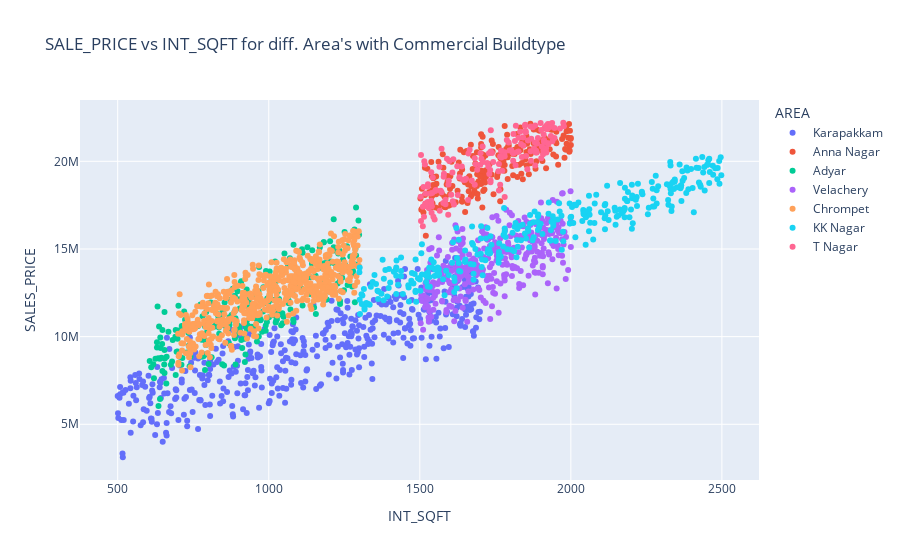
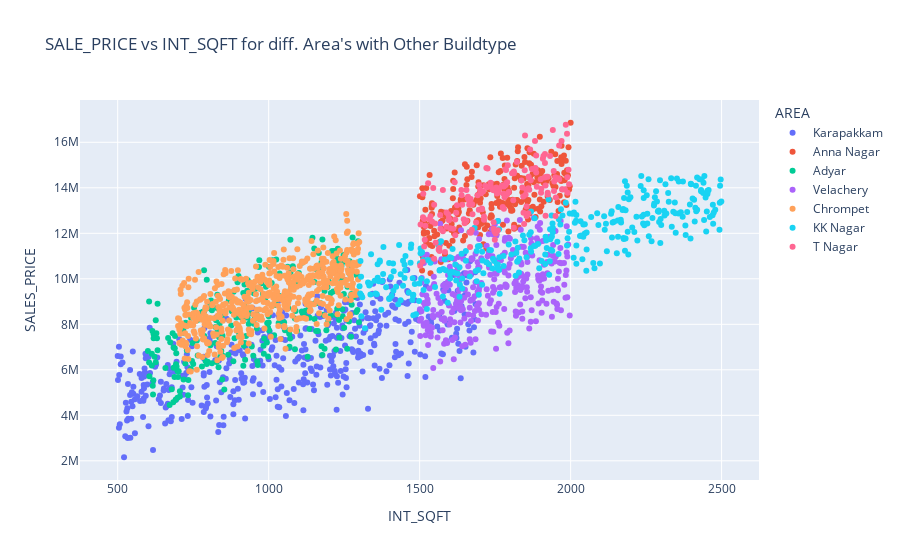
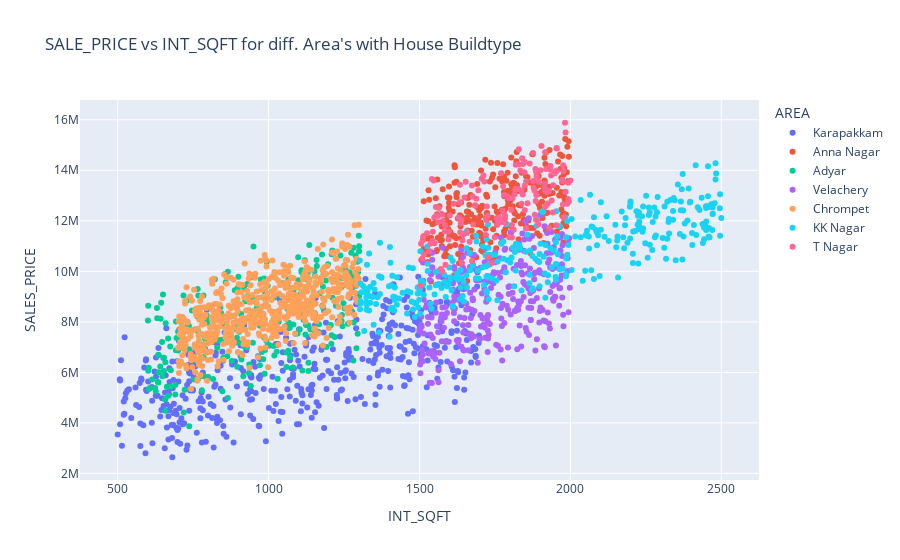

Notebook cell for these charts, in order:
### Code cell
df_COMM = df[df.BUILDTYPE == 'Commercial']
df_OTH = df[df.BUILDTYPE == 'Others']
df_HOU = df[df.BUILDTYPE == 'House']

# Commerical Buildings
fig_1 = go.Figure()
fig_1.add_trace(go.Scatter(
                        x = df_COMM.INT_SQFT.where(df_COMM.AREA == 'Karapakkam'),
                        y = df_COMM.SALES_PRICE.where(df_COMM.AREA == 'Karapakkam'),
                        name = 'Karapakkam',
                        mode = 'markers'
))
fig_1.add_trace(go.Scatter(
                        x = df_COMM.INT_SQFT.where(df_COMM.AREA == 'Anna Nagar'),
                        y = df_COMM.SALES_PRICE.where(df_COMM.AREA == 'Anna Nagar'),
                        name = 'Anna Nagar',
                        mode = 'markers'
))
fig_1.add_trace(go.Scatter(
                        x = df_COMM.INT_SQFT.where(df_COMM.AREA == 'Adyar'),
                        y = df_COMM.SALES_PRICE.where(df_COMM.AREA == 'Adyar'),
                        name = 'Adyar',
                        mode = 'markers'
))
fig_1.add_trace(go.Scatter(
                        x = df_COMM.INT_SQFT.where(df_COMM.AREA == 'Velachery'),
                        y = df_COMM.SALES_PRICE.where(df_COMM.AREA == 'Velachery'),
                        name = 'Velachery',
                        mode = 'markers'
))
fig_1.add_trace(go.Scatter(
                        x = df_COMM.INT_SQFT.where(df_COMM.AREA == 'Chrompet'),
                        y = df_COMM.SALES_PRICE.where(df_COMM.AREA == 'Chrompet'),
                        name = 'Chrompet',
                        mode = 'markers'
))
fig_1.add_trace(go.Scatter(
                        x = df_COMM.INT_SQFT.where(df_COMM.AREA == 'KK Nagar'),
                        y = df_COMM.SALES_PRICE.where(df_COMM.AREA == 'KK Nagar'),
                        name = 'KK Nagar',
                        mode = 'markers'
))
fig_1.add_trace(go.Scatter(
                        x = df_COMM.INT_SQFT.where(df_COMM.AREA == 'T Nagar'),
                        y = df_COMM.SALES_PRICE.where(df_COMM.AREA == 'T Nagar'),
                        name = 'T Nagar',
                        mode = 'markers'
))

fig_1.update_layout(
            title_text = "SALE_PRICE vs INT_SQFT for diff. Area's with Commercial Buildtype",
            legend_title = 'AREA',
            xaxis_title = 'INT_SQFT',
            yaxis_title = 'SALES_PRICE'
)

# Other Building types
fig_2 = go.Figure()
fig_2.add_trace(go.Scatter(
                        x = df_OTH.INT_SQFT.where(df_OTH.AREA == 'Karapakkam'),
                        y = df_OTH.SALES_PRICE.where(df_OTH.AREA == 'Karapakkam'),
                        name = 'Karapakkam',
                        mode = 'markers'
))
fig_2.add_trace(go.Scatter(
                        x = df_OTH.INT_SQFT.where(df_OTH.AREA == 'Anna Nagar'),
                        y = df_OTH.SALES_PRICE.where(df_OTH.AREA == 'Anna Nagar'),
                        name = 'Anna Nagar',
                        mode = 'markers'
))
fig_2.add_trace(go.Scatter(
                        x = df_OTH.INT_SQFT.where(df_OTH.AREA == 'Adyar'),
                        y = df_OTH.SALES_PRICE.where(df_OTH.AREA == 'Adyar'),
                        name = 'Adyar',
                        mode = 'markers'
))
fig_2.add_trace(go.Scatter(
                        x = df_OTH.INT_SQFT.where(df_OTH.AREA == 'Velachery'),
                        y = df_OTH.SALES_PRICE.where(df_OTH.AREA == 'Velachery'),
                        name = 'Velachery',
                        mode = 'markers'
))
fig_2.add_trace(go.Scatter(
                        x = df_OTH.INT_SQFT.where(df_OTH.AREA == 'Chrompet'),
                        y = df_OTH.SALES_PRICE.where(df_OTH.AREA == 'Chrompet'),
                        name = 'Chrompet',
                        mode = 'markers'
))
fig_2.add_trace(go.Scatter(
                        x = df_OTH.INT_SQFT.where(df_OTH.AREA == 'KK Nagar'),
                        y = df_OTH.SALES_PRICE.where(df_OTH.AREA == 'KK Nagar'),
                        name = 'KK Nagar',
                        mode = 'markers'
))
fig_2.add_trace(go.Scatter(
                        x = df_OTH.INT_SQFT.where(df_OTH.AREA == 'T Nagar'),
                        y = df_OTH.SALES_PRICE.where(df_OTH.AREA == 'T Nagar'),
                        name = 'T Nagar',
                        mode = 'markers'
))

fig_2.update_layout(
            title_text = "SALE_PRICE vs INT_SQFT for diff. Area's with Other Buildtype",
            legend_title = 'AREA',
            xaxis_title = 'INT_SQFT',
            yaxis_title = 'SALES_PRICE'
)

# House Buildings
fig_3 = go.Figure()
fig_3.add_trace(go.Scatter(
                        x = df_HOU.INT_SQFT.where(df_HOU.AREA == 'Karapakkam'),
                        y = df_HOU.SALES_PRICE.where(df_HOU.AREA == 'Karapakkam'),
                        name = 'Karapakkam',
                        mode = 'markers'
))
fig_3.add_trace(go.Scatter(
                        x = df_HOU.INT_SQFT.where(df_HOU.AREA == 'Anna Nagar'),
                        y = df_HOU.SALES_PRICE.where(df_HOU.AREA == 'Anna Nagar'),
                        name = 'Anna Nagar',
                        mode = 'markers'
))
fig_3.add_trace(go.Scatter(
                        x = df_HOU.INT_SQFT.where(df_HOU.AREA == 'Adyar'),
                        y = df_HOU.SALES_PRICE.where(df_HOU.AREA == 'Adyar'),
                        name = 'Adyar',
                        mode = 'markers'
))
fig_3.add_trace(go.Scatter(
                        x = df_HOU.INT_SQFT.where(df_HOU.AREA == 'Velachery'),
                        y = df_HOU.SALES_PRICE.where(df_HOU.AREA == 'Velachery'),
                        name = 'Velachery',
                        mode = 'markers'
))
fig_3.add_trace(go.Scatter(
                        x = df_HOU.INT_SQFT.where(df_HOU.AREA == 'Chrompet'),
                        y = df_HOU.SALES_PRICE.where(df_HOU.AREA == 'Chrompet'),
                        name = 'Chrompet',
                        mode = 'markers'
))
fig_3.add_trace(go.Scatter(
                        x = df_HOU.INT_SQFT.where(df_HOU.AREA == 'KK Nagar'),
                        y = df_HOU.SALES_PRICE.where(df_HOU.AREA == 'KK Nagar'),
                        name = 'KK Nagar',
                        mode = 'markers'
))
fig_3.add_trace(go.Scatter(
                        x = df_HOU.INT_SQFT.where(df_HOU.AREA == 'T Nagar'),
                        y = df_HOU.SALES_PRICE.where(df_HOU.AREA == 'T Nagar'),
                        name = 'T Nagar',
                        mode = 'markers'
))

fig_3.update_layout(
            title_text = "SALE_PRICE vs INT_SQFT for diff. Area's with House Buildtype",
            legend_title = 'AREA',
            xaxis_title = 'INT_SQFT',
            yaxis_title = 'SALES_PRICE'
)

fig_1.show()
fig_2.show()
fig_3.show()

### Figure 1 — Plotly figure (JSON) as saved in the notebook; plotly's stock layout.template omitted (floating-point values rounded to 4 significant figures; data arrays with more than 128 entries replaced by an {"elided": "..."} marker saying what was removed)
{"data": [{"mode": "markers", "name": "Karapakkam", "type": "scatter", "x": {"elided": "2292 int values"}, "y": {"elided": "2292 int values"}}, {"mode": "markers", "name": "Anna Nagar", "type": "scatter", "x": {"elided": "2292 int values"}, "y": {"elided": "2292 int values"}}, {"mode": "markers", "name": "Adyar", "type": "scatter", "x": {"elided": "2292 int values"}, "y": {"elided": "2292 int values"}}, {"mode": "markers", "name": "Velachery", "type": "scatter", "x": {"elided": "2292 int values"}, "y": {"elided": "2292 int values"}}, {"mode": "markers", "name": "Chrompet", "type": "scatter", "x": {"elided": "2292 int values"}, "y": {"elided": "2292 int values"}}, {"mode": "markers", "name": "KK Nagar", "type": "scatter", "x": {"elided": "2292 int values"}, "y": {"elided": "2292 int values"}}, {"mode": "markers", "name": "T Nagar", "type": "scatter", "x": {"elided": "2292 int values"}, "y": {"elided": "2292 int values"}}], "layout": {"legend": {"title": {"text": "AREA"}}, "title": {"text": "SALE_PRICE vs INT_SQFT for diff. Area's with Commercial Buildtype"}, "xaxis": {"title": {"text": "INT_SQFT"}}, "yaxis": {"title": {"text": "SALES_PRICE"}}}}

### Figure 2 — Plotly figure (JSON) as saved in the notebook; plotly's stock layout.template omitted (floating-point values rounded to 4 significant figures; data arrays with more than 128 entries replaced by an {"elided": "..."} marker saying what was removed)
{"data": [{"mode": "markers", "name": "Karapakkam", "type": "scatter", "x": {"elided": "2336 int values"}, "y": {"elided": "2336 int values"}}, {"mode": "markers", "name": "Anna Nagar", "type": "scatter", "x": {"elided": "2336 int values"}, "y": {"elided": "2336 int values"}}, {"mode": "markers", "name": "Adyar", "type": "scatter", "x": {"elided": "2336 int values"}, "y": {"elided": "2336 int values"}}, {"mode": "markers", "name": "Velachery", "type": "scatter", "x": {"elided": "2336 int values"}, "y": {"elided": "2336 int values"}}, {"mode": "markers", "name": "Chrompet", "type": "scatter", "x": {"elided": "2336 int values"}, "y": {"elided": "2336 int values"}}, {"mode": "markers", "name": "KK Nagar", "type": "scatter", "x": {"elided": "2336 int values"}, "y": {"elided": "2336 int values"}}, {"mode": "markers", "name": "T Nagar", "type": "scatter", "x": {"elided": "2336 int values"}, "y": {"elided": "2336 int values"}}], "layout": {"legend": {"title": {"text": "AREA"}}, "title": {"text": "SALE_PRICE vs INT_SQFT for diff. Area's with Other Buildtype"}, "xaxis": {"title": {"text": "INT_SQFT"}}, "yaxis": {"title": {"text": "SALES_PRICE"}}}}

### Figure 3 — Plotly figure (JSON) as saved in the notebook; plotly's stock layout.template omitted (floating-point values rounded to 4 significant figures; data arrays with more than 128 entries replaced by an {"elided": "..."} marker saying what was removed)
{"data": [{"mode": "markers", "name": "Karapakkam", "type": "scatter", "x": {"elided": "2444 int values"}, "y": {"elided": "2444 int values"}}, {"mode": "markers", "name": "Anna Nagar", "type": "scatter", "x": {"elided": "2444 int values"}, "y": {"elided": "2444 int values"}}, {"mode": "markers", "name": "Adyar", "type": "scatter", "x": {"elided": "2444 int values"}, "y": {"elided": "2444 int values"}}, {"mode": "markers", "name": "Velachery", "type": "scatter", "x": {"elided": "2444 int values"}, "y": {"elided": "2444 int values"}}, {"mode": "markers", "name": "Chrompet", "type": "scatter", "x": {"elided": "2444 int values"}, "y": {"elided": "2444 int values"}}, {"mode": "markers", "name": "KK Nagar", "type": "scatter", "x": {"elided": "2444 int values"}, "y": {"elided": "2444 int values"}}, {"mode": "markers", "name": "T Nagar", "type": "scatter", "x": {"elided": "2444 int values"}, "y": {"elided": "2444 int values"}}], "layout": {"legend": {"title": {"text": "AREA"}}, "title": {"text": "SALE_PRICE vs INT_SQFT for diff. Area's with House Buildtype"}, "xaxis": {"title": {"text": "INT_SQFT"}}, "yaxis": {"title": {"text": "SALES_PRICE"}}}}
